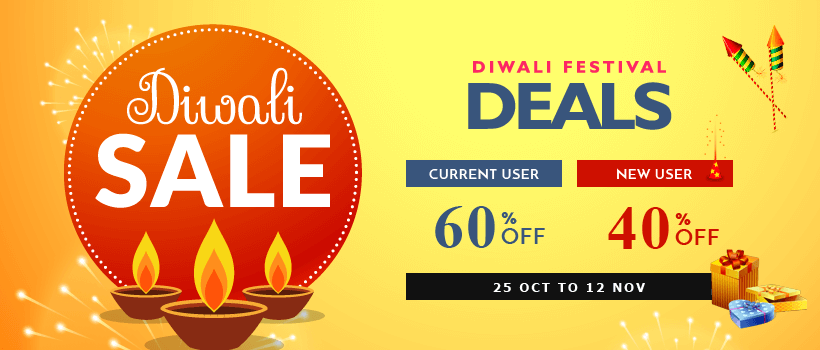
#> input picture test.png, 820 x 350 px
$ python extractor.py
#> lines starting #> are read from the running program, lines starting #| are printed output that depends on the picture; after the words box and inside, x2 and y2 are one past the last pixel; in counts of white or black regions, pixels touching at a corner belong together
#> further down, image is the input picture: shape (350, 820, 3); mean B, G, R 76.2, 176.3, 230.7
# import libraries
import csv
import cv2
import pytesseract


def pre_processing(image):
    """
    This function take one argument as
    input. this function will convert
    input image to binary image
    :param image: image
    :return: thresholded image
    """
    gray_image = cv2.cvtColor(image, cv2.COLOR_BGR2GRAY)
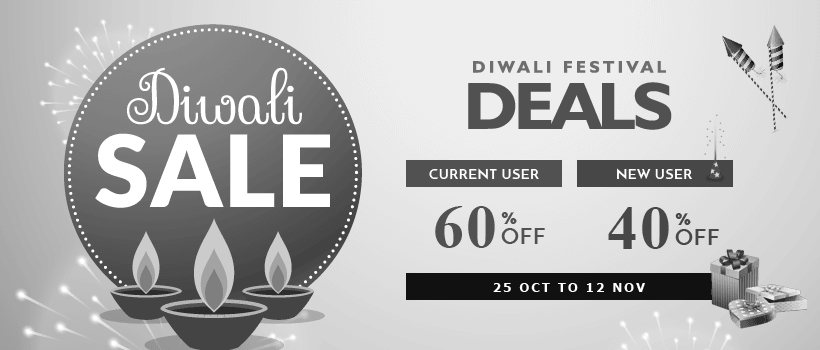
#> gray_image: shape (350, 820); min 17, max 255, mean 181.2
    # converting it to binary image
    threshold_img = cv2.threshold(gray_image, 0, 255, cv2.THRESH_BINARY | cv2.THRESH_OTSU)[1]
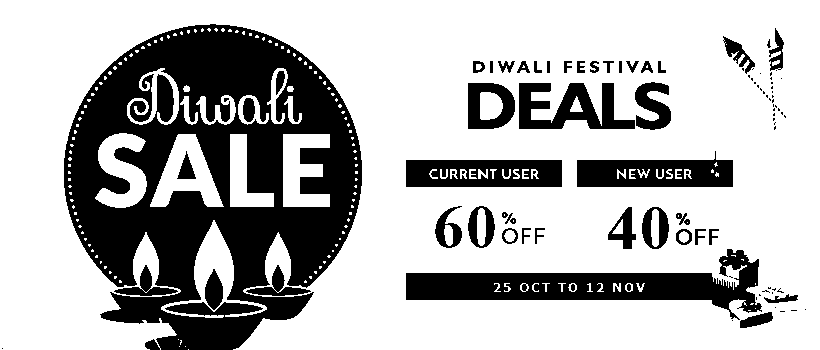
#> threshold_img: shape (350, 820); 70.3% white; 96 black regions (50 under 20 px), largest, box (x1, y1, x2, y2) and area: (64, 24, 362, 350) 54904, (406, 249, 762, 320) 9657, (577, 151, 733, 187) 3862
    # saving image to view threshold image
    cv2.imwrite('thresholded.png', threshold_img)

    #cv2.imshow('threshold image', threshold_img)
    # Maintain output window until
    # user presses a key
    #cv2.waitKey(0)
    # Destroying present windows on screen
    #cv2.destroyAllWindows()

    return threshold_img


def parse_text(threshold_img):
    """
    This function take one argument as
    input. this function will feed input
    image to tesseract to predict text.
    :param threshold_img: image
    return: meta-data dictionary
    """
    # configuring parameters for tesseract
    tesseract_config = r'--oem 3 --psm 6'
    # now feeding image to tesseract
#> (the run stopped early here; a loop or call above may not have finished)
